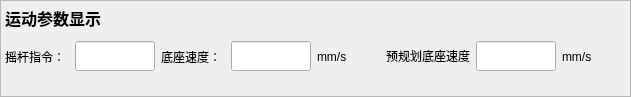
     <widget class="QFrame" name="frame_16">
      <property name="geometry">
       <rect>
        <x>1</x>
        <y>287</y>
        <width>631</width>
        <height>97</height>
       </rect>
      </property>
      <property name="frameShape">
       <enum>QFrame::Shape::StyledPanel</enum>
      </property>
      <property name="frameShadow">
       <enum>QFrame::Shadow::Raised</enum>
      </property>
      <widget class="QLabel" name="label_129">
       <property name="geometry">
        <rect>
         <x>5</x>
         <y>5</y>
         <width>101</width>
         <height>25</height>
        </rect>
       </property>
       <property name="font">
        <font>
         <pointsize>12</pointsize>
         <bold>true</bold>
        </font>
       </property>
       <property name="text">
        <string>运动参数显示</string>
       </property>
       <property name="alignment">
        <set>Qt::AlignmentFlag::AlignLeading|Qt::AlignmentFlag::AlignLeft|Qt::AlignmentFlag::AlignVCenter</set>
       </property>
      </widget>
      <widget class="QWidget" name="layoutWidget">
       <property name="geometry">
        <rect>
         <x>5</x>
         <y>31</y>
         <width>621</width>
         <height>51</height>
        </rect>
       </property>
       <layout class="QHBoxLayout" name="horizontalLayout">
        <item>
         <widget class="QLabel" name="label_47">
          <property name="text">
           <string>摇杆指令：</string>
          </property>
         </widget>
        </item>
        <item>
         <widget class="QLineEdit" name="Joy_Info">
          <property name="minimumSize">
           <size>
            <width>0</width>
            <height>30</height>
           </size>
          </property>
          <property name="maximumSize">
           <size>
            <width>80</width>
            <height>16777215</height>
           </size>
          </property>
          <property name="alignment">
           <set>Qt::AlignmentFlag::AlignCenter</set>
          </property>
          <property name="readOnly">
           <bool>true</bool>
          </property>
         </widget>
        </item>
        <item>
         <widget class="QLabel" name="label_49">
          <property name="text">
           <string>底座速度：</string>
          </property>
         </widget>
        </item>
        <item>
         <widget class="QLineEdit" name="Base_speed">
          <property name="minimumSize">
           <size>
            <width>0</width>
            <height>30</height>
           </size>
          </property>
          <property name="maximumSize">
           <size>
            <width>80</width>
            <height>16777215</height>
           </size>
          </property>
          <property name="text">
           <string/>
          </property>
          <property name="alignment">
           <set>Qt::AlignmentFlag::AlignCenter</set>
          </property>
          <property name="readOnly">
           <bool>true</bool>
          </property>
         </widget>
        </item>
        <item>
         <widget class="QLabel" name="label_140">
          <property name="text">
           <string>mm/s</string>
          </property>
         </widget>
        </item>
        <item>
         <widget class="QLabel" name="label_46">
          <property name="text">
           <string>&lt;html&gt;&lt;head/&gt;&lt;body&gt;&lt;p&gt;预规划底座速度&lt;/p&gt;&lt;/body&gt;&lt;/html&gt;</string>
          </property>
          <property name="wordWrap">
           <bool>true</bool>
          </property>
         </widget>
        </item>
        <item>
         <widget class="QLineEdit" name="Tele_Base_Vol_Edit">
          <property name="minimumSize">
           <size>
            <width>0</width>
            <height>30</height>
           </size>
          </property>
          <property name="maximumSize">
           <size>
            <width>80</width>
            <height>16777215</height>
           </size>
          </property>
          <property name="alignment">
           <set>Qt::AlignmentFlag::AlignCenter</set>
          </property>
          <property name="dragEnabled">
           <bool>false</bool>
          </property>
          <property name="readOnly">
           <bool>true</bool>
          </property>
         </widget>
        </item>
        <item>
         <widget class="QLabel" name="label_138">
          <property name="text">
           <string>mm/s</string>
          </property>
         </widget>
        </item>
       </layout>
      </widget>
     </widget>
